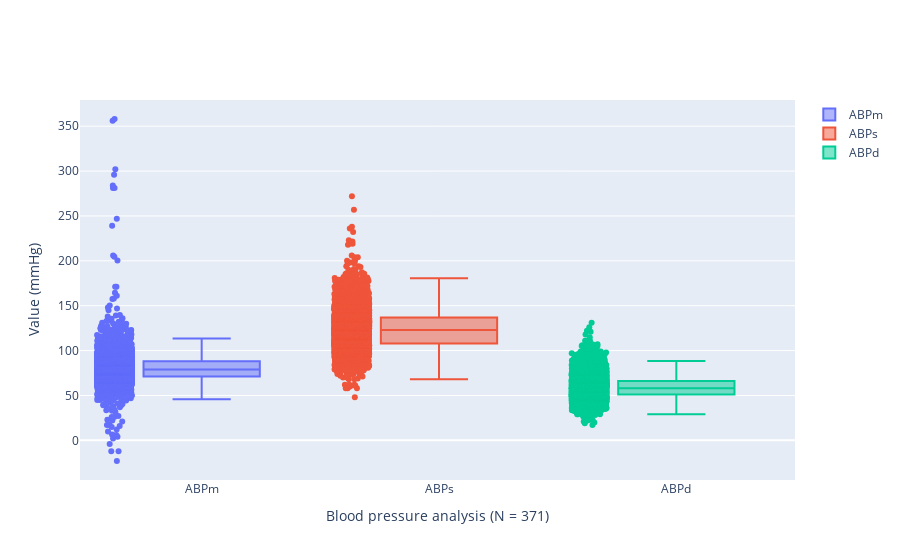

Write notebook code for a chart like this one.
### Code cell
import plotly.graph_objects as go


fig = go.Figure()
fig.update_layout(xaxis_title='Blood pressure value analysis (N = 371)', yaxis_title = 'Value (mmHg)')
fig.add_trace(go.Box(y=df['ABPm'], boxpoints='all', name = 'ABPm'))
fig.add_trace(go.Box(y=df['ABPs'], boxpoints='all', name = 'ABPs'))
fig.add_trace(go.Box(y=df['ABPd'], boxpoints='all', name = 'ABPd'))
fig.show()

### Figure 1 — Plotly figure (JSON) as saved in the notebook; plotly's stock layout.template omitted (floating-point values rounded to 4 significant figures; data arrays with more than 128 entries replaced by an {"elided": "..."} marker saying what was removed)
{"data": [{"boxpoints": "all", "name": "ABPm", "y": {"elided": "8904 float values"}, "type": "box"}, {"boxpoints": "all", "name": "ABPs", "y": {"elided": "8904 float values"}, "type": "box"}, {"boxpoints": "all", "name": "ABPd", "y": {"elided": "8904 float values"}, "type": "box"}], "layout": {"xaxis": {"title": {"text": "Blood pressure analysis (N = 371)"}}, "yaxis": {"title": {"text": "Value (mmHg)"}}}}
